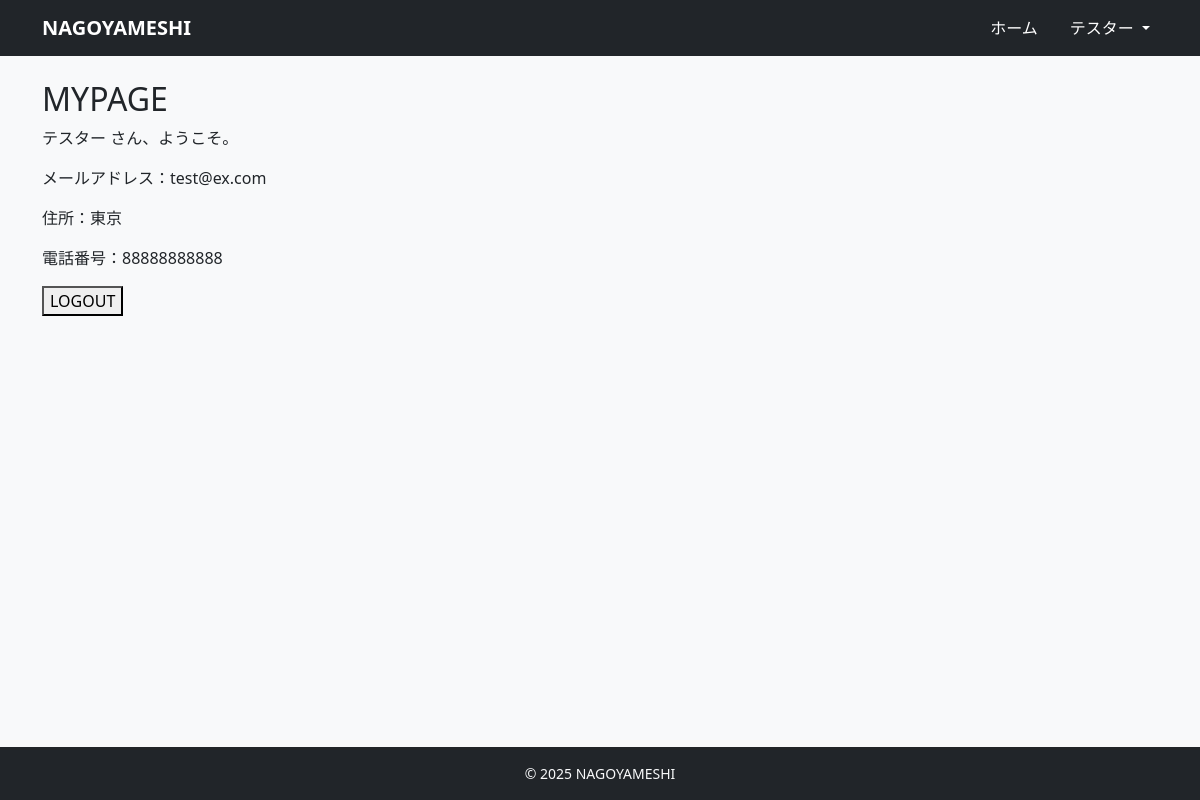
/accounts/mypage/ (signed in), run on the app's committed database.
### accounts/models.py (models this page shows, shortened)
class User(AbstractUser):
    username = None  # 使わない（メールログインにする）
    email = models.EmailField(unique=True)
    name = models.CharField(max_length=10)
    name_kana = models.CharField(max_length=10)
    zipcode = models.CharField(max_length=8)
    address = models.CharField(max_length=20)
    tel = models.CharField(max_length=11)
    company = models.ForeignKey(
        'restaurants.Company',
        verbose_name='所属会社',
        on_delete=models.SET_NULL,
        null=True,
        blank=True,
        related_name='staff_members'
    )
    is_paid_member = models.BooleanField(default=False)
    is_owner_member = models.BooleanField(default=False)
    created_at = models.DateTimeField(auto_now_add=True)
    updated_at = models.DateTimeField(auto_now=True)
    USERNAME_FIELD = 'email'
    REQUIRED_FIELDS = ['name', 'name_kana', 'zipcode', 'address', 'tel']
    objects = CustomUserManager()

### accounts/views.py (the view)
# urls.py: path('mypage/', views.MyPageView.as_view(),name='mypage'),
class MyPageView(LoginRequiredMixin, TemplateView):
    template_name = 'accounts/mypage.html'

### templates/accounts/mypage.html (shortened to what this page needs)
{% extends "base.html" %}
{% block content %}
  <h2>MYPAGE</h2>
  <p>{{ request.user.name }} さん、ようこそ。</p>
  <p>メールアドレス：{{ request.user.email }}</p>
  <p>住所：{{ request.user.address }}</p>
  <p>電話番号：{{ request.user.tel }}</p>
  <form method="post" action="{% url 'accounts:logout' %}" style="display:inline">
    <button type="submit">LOGOUT</button>
  </form>
{% endblock %}

### templates/base.html (shortened to what this page needs)
<!DOCTYPE html>
<html lang="ja">
<head>
    <link href="https://cdn.jsdelivr.net/npm/bootstrap@5.3.3/dist/css/bootstrap.min.css" rel="stylesheet"
>
</head>
<body class="bg-light d-flex flex-column min-vh-100">
    <nav class="navbar navbar-expand-lg navbar-dark bg-dark mb-4">
        <div class="container">
            <a class="navbar-brand fw-bold" href="/">NAGOYAMESHI</a>
            <div class="collapse navbar-collapse" id="navbarNav">
                <ul class="navbar-nav ms-auto align-items-center">
                    {% if user.is_authenticated %}
                    {% if user.is_owner_member %}
                    <li class="nav-item">
                        <a class="nav-link me-2" href="{% url 'restaurants:owner_dashboard' %}">ホーム</a>
                    </li>
                    {% else %}
                    <li class="nav-item">
                        <a class="nav-link me-2" href="{% url 'restaurants:restaurant_list' %}">ホーム</a>
                    </li>
                    {% endif %}
                    {% if not user.is_owner_member %}
                    <li class="nav-item dropdown ms-2">
                        <a class="nav-link dropdown-toggle" href="#" id="navbarDropdown" role="button"
                            data-bs-toggle="dropdown" aria-expanded="false">
                            {{ user.name|default:user.email }}
                        </a>
                    </li>
                    {% endif %}
                    {% endif %}
                </ul>
            </div>
        </div>
    </nav>
    <main class="container mb-5 flex-grow-1">
        {% block content %}{% endblock %}
    </main>
    <footer class="bg-dark text-light py-3 mt-auto">
        <div class="container text-center small">
            &copy; {{ now|default:"2025" }} NAGOYAMESHI
        </div>
    </footer>
</body>
</html>

### templates/base.html (style rules this page uses)
.navbar.navbar-dark .navbar-brand, .navbar.navbar-dark .navbar-text, .navbar.navbar-dark .navbar-nav .nav-link, .navbar.navbar-dark .navbar-nav .nav-link:visited, .navbar.navbar-dark .btn-link.nav-link, .navbar.navbar-dark .dropdown-toggle { color: #ffffff !important; }

### data on the page
User: name "テスター", user.name "テスター", user.email "test@ex.com", user.address "東京", user.tel "88888888888"

### other printed values
{{ now|default:"2025" }} "2025"
